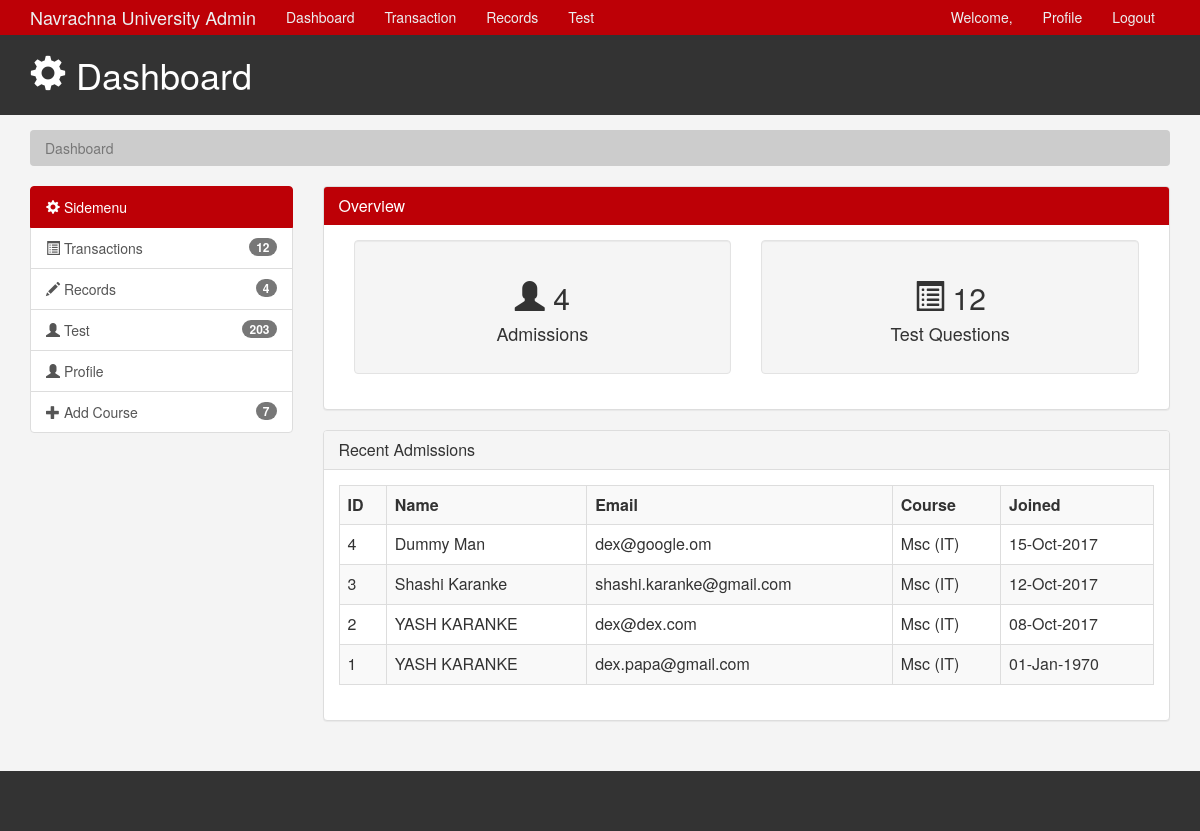
The page /admin/admin.php (signed in) on the database as committed earlier.
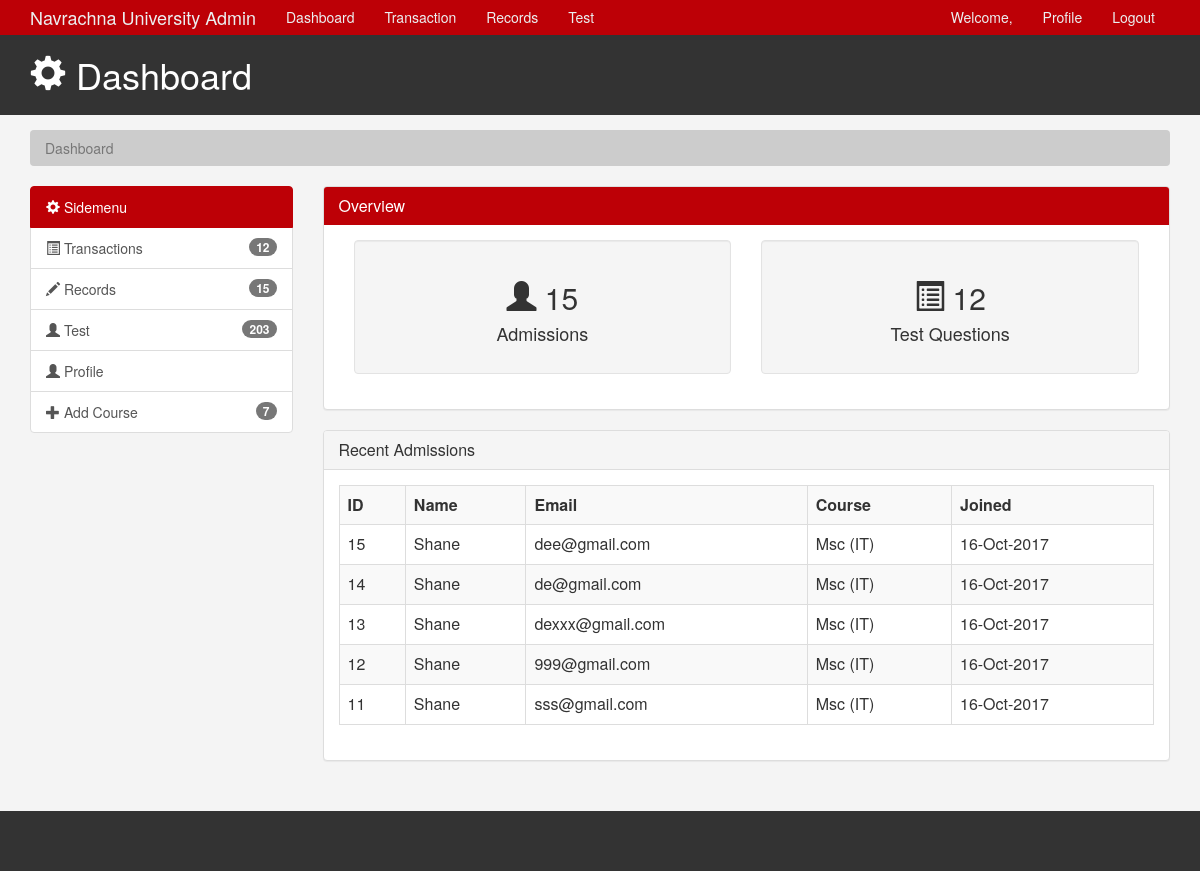
The same page on the database as committed later.
### tables this page shows
CREATE TABLE `student_data` (
  `ID` int(3) NOT NULL,
  `FULLNAME` varchar(70) DEFAULT NULL,
  `GENDER` varchar(8) DEFAULT NULL,
  `BGROUP` varchar(10) DEFAULT NULL,
  `ADDRESS` varchar(100) DEFAULT NULL,
  `CITY` varchar(20) DEFAULT NULL,
  `STATE` varchar(50) DEFAULT NULL,
  `ZIP` varchar(10) DEFAULT NULL,
  `PNUMBER` varchar(11) DEFAULT NULL,
  `EMAIL` varchar(60) DEFAULT NULL,
  `PASSWORD` varchar(100) DEFAULT NULL,
  `register_date` datetime DEFAULT NULL,
  `dob` varchar(10) DEFAULT NULL,
  `profile_image` varchar(100) DEFAULT NULL,
  `isActive` tinyint(1) DEFAULT NULL
);

### admin/admin.php (the view, shortened to what this page needs)
<?php
	if(isset($_SESSION['email']))
	{
    $databaseHost = "localhost";
    $databaseUsername = "root";
    $databasePassword = "";
    $databaseName = "admission2018";
    $mysqli = new mysqli($databaseHost,$databaseUsername,$databasePassword,$databaseName);
    $query = "SELECT count(*) FROM student_data";
    $result = $mysqli->query($query) or die($mysqli->error);
    if($result->num_rows > 0)
    {
      while($row = $result->fetch_assoc())
      {
        foreach($row as $val)
        {
          }
        }
    }
?>
<html lang="en">
   <head>
      <link href="css/bootstrap.min.css" rel="stylesheet">
      <link href="css/style.css" rel="stylesheet">
   </head>
   <body>
      <?php include'adminMenu.php' ?>
      <header id="header">
         <div class="container">
            <div class="row">
               <div class="col-md-10">
                  <h1><span class="glyphicon glyphicon-cog" aria-hidden="true"></span> Dashboard </h1>
               </div>
            </div>
         </div>
      </header>
      <section id="breadcrumb">
         <div class="container">
            <ol class="breadcrumb">
               <li class="active">Dashboard</li>
            </ol>
         </div>
      </section>
      <?php include 'side-menu.php' ?>
      <div class="col-md-9">
         <div class="panel panel-default">
            <div class="panel-heading main-color-bg">
               <h3 class="panel-title"> Overview</h3>
            </div>
            <div class="panel-body">
               <div class="col-md-6">
                  <div class="well dash-box">
                     <h2><span class="glyphicon glyphicon-user" aria-hidden="true"></span>
                      <?php echo $val; ?>
                     </h2>
                     <h4>Admissions</h4>
                  </div>
               </div>
               <div class="col-md-6">
                  <div class="well dash-box">
                     <h2><span class="glyphicon glyphicon-list-alt" aria-hidden="true"></span> 12</h2>
                     <h4>Test Questions</h4>
                  </div>
               </div>
            </div>
         </div>
         <div class="panel panel-default">
            <div class="panel-heading">
               <h3 class="panel-title">Recent Admissions</h3>
            </div>
            <div class="panel-body">
               <table class="table table-striped table-hover table-bordered">
                  <tr>
                    <th>ID</th>
                     <th>Name</th>
                     <th>Email</th>
                     <th>Course</th>
                     <th>Joined</th>
                  </tr>
                <?php
                $mysqli = mysqli_connect($databaseHost,$databaseUsername,$databasePassword,$databaseName);
                $query = "SELECT * FROM student_data ORDER BY id DESC LIMIT 5 ";
                $result = mysqli_query($mysqli,$query);
                while($addrow = mysqli_fetch_array($result))
                  {
                    $newDate = date('d-M-Y',strtotime($addrow[11]));
                    echo "<tr>";
                    echo "<td>$addrow[0]</td>";
                    echo "<td>$addrow[1]</td>";
                    echo "<td>$addrow[9]</td>";
                    echo "<td>Msc (IT)</td>";
                    echo "<td>$newDate</td>";
                    echo "</tr>";
                  }
                  ?>
               </table>
             </div>
         </div>
      </div>
      </div>
      </div>
      </section>
      <footer id="footer">
      </footer>
   </body>
</html>
<?php
  }
  else
    {
    echo 'not logged in ';
  }
?>

### admin/adminMenu.php (shortened to what this page needs)
  <nav class="navbar navbar-default">
  <div class="container">
    <div class="navbar-header">
      <a class="navbar-brand" href="admin.php">Navrachna University Admin</a>
    </div>
    <div id="navbar" class="collapse navbar-collapse">
      <ul class="nav navbar-nav">
        <li><a href="admin.php">Dashboard</a></li>
        <li><a href="#">Transaction</a></li>
        <li><a href="records.php">Records</a></li>
        <li><a href="test-questions.php">Test</a></li>
      </ul>
      <ul class="nav navbar-nav navbar-right">
        <li><a href="#">Welcome, <?php echo $details[1];?> </a></li>
        <li><a href="#"> Profile </a></li>
        <li><a href="logout.php">Logout</a></li>
      </ul>
    </div>
  </div>
</nav>

### admin/side-menu.php (shortened to what this page needs)
<?php
	if(isset($_SESSION['email']))
	{
        $databaseHost = "localhost";
        $databaseUsername = "root";
        $databasePassword = "";
        $databaseName = "admission2018";
        $mysqli = new mysqli($databaseHost,$databaseUsername,$databasePassword,$databaseName);
        $query = "SELECT count(*) FROM student_data";
        $q2 = "SELECT count(*) FROM courses";
        $result = $mysqli->query($query) or die($mysqli->error);
		if($result->num_rows > 0)
		{
			while($row = $result->fetch_assoc())
			{
				foreach($row as $val)
				{
                }
            }
        }
        $result2 = $mysqli->query($q2) or die($mysqli->error);
        if($result2->num_rows > 0)
		{
			while($row2 = $result2->fetch_assoc())
			{
				foreach($row2 as $val2)
				{
                }
            }
        }
	}
?>
<section id="main">
<div class="container">
<div class="row">
<div class="col-md-3">
    <div class="list-group">
        <a href="admin.php" class="list-group-item active main-color-bg">
        <span class="glyphicon glyphicon-cog" aria-hidden="true"></span> Sidemenu</a>
        <a href="#" class="list-group-item"><span class="glyphicon glyphicon-list-alt" aria-hidden="true"></span> Transactions <span class="badge">12</span></a>
        <a href="records.php" class="list-group-item"><span class="glyphicon glyphicon-pencil" aria-hidden="true"></span> Records <span class="badge"><?php echo $val;?></span></a>
        <a href="test-questions.php" class="list-group-item"><span class="glyphicon glyphicon-user" aria-hidden="true"></span> Test <span class="badge">203</span></a>
        <a href="#" class="list-group-item"><span class="glyphicon glyphicon-user" aria-hidden="true"></span> Profile <span class="badge"></span></a>
        <a href="addCourse.php" class="list-group-item"><span class="glyphicon glyphicon-plus" aria-hidden="true"></span> Add Course <span class="badge"><?php echo $val2;?> </span></a>
    </div>
</div>

### admin/css/style.css (style rules this page uses)
body { background:#f4f4f4; }
.navbar { min-height: 33px !important; margin-bottom:0; border-radius:0; }
.navbar-nav > li > a, .navbar-brand { padding-top:6px !important; padding-bottom:0 !important; height: 33px; }
.navbar-default { background-color: #BD0006; border-color: #BD0006; }
.navbar-default .navbar-brand { color: #ecf0f1; }
.navbar-default .navbar-nav > li > a { color: #ecf0f1; }
.navbar-default .navbar-collapse, .navbar-default .navbar-form { border-color: #ecf0f1; }
.main-color-bg { background-color: #BD0006 !important; border-color: #BD0006 !important; color:#ffffff !important; }
#header { background:#333333; color:#ffffff; padding-bottom: 10px; margin-bottom: 15px; }
.breadcrumb { background:#cccccc; color:#333333; }
.dash-box { text-align:center; }
#footer { background:#333333; color:#ffffff; text-align:center; padding:30px; margin-top:30px; }

Rows that differ between the two databases and show on the page:
no longer on this page (row edited): student_data: ID "4", FULLNAME "Dummy Man", EMAIL "dex@google.om", register_date "15-Oct-2017"
no longer on this page (row edited): student_data: ID "3", FULLNAME "Shashi Karanke", EMAIL "shashi.karanke@gmail.com", register_date "12-Oct-2017"
no longer on this page (row edited): student_data: ID "2", FULLNAME "YASH KARANKE", EMAIL "dex@dex.com", register_date "08-Oct-2017"
no longer on this page (row edited): student_data: ID "1", FULLNAME "YASH KARANKE", EMAIL "dex.papa@gmail.com", register_date "01-Jan-1970"
added student_data: ID "15", FULLNAME "Shane", EMAIL "dee@gmail.com", register_date "16-Oct-2017"
added student_data: ID "14", FULLNAME "Shane", EMAIL "de@gmail.com", register_date "16-Oct-2017"
added student_data: ID "13", FULLNAME "Shane", EMAIL "dexxx@gmail.com", register_date "16-Oct-2017"
added student_data: ID "12", FULLNAME "Shane", EMAIL "999@gmail.com", register_date "16-Oct-2017"
added student_data: ID "11", FULLNAME "Shane", EMAIL "sss@gmail.com", register_date "16-Oct-2017"
Other text that changed with them:
$val: "4" → "15"
